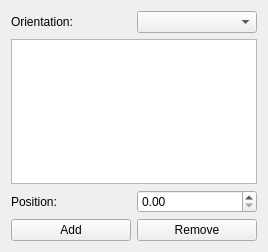
<ui version="4.0" >
 <class>GuidesToolOptionWidget</class>
 <widget class="QWidget" name="GuidesToolOptionWidget" >
  <property name="geometry" >
   <rect>
    <x>0</x>
    <y>0</y>
    <width>268</width>
    <height>252</height>
   </rect>
  </property>
  <layout class="QGridLayout" name="gridLayout" >
   <item row="0" column="0" >
    <widget class="QLabel" name="label" >
     <property name="text" >
      <string>Orientation:</string>
     </property>
    </widget>
   </item>
   <item row="0" column="1" >
    <widget class="QComboBox" name="orientation" />
   </item>
   <item row="1" column="0" colspan="2" >
    <widget class="QListWidget" name="positionList" />
   </item>
   <item row="2" column="0" >
    <widget class="QLabel" name="label_2" >
     <property name="text" >
      <string>Position:</string>
     </property>
    </widget>
   </item>
   <item row="2" column="1" >
    <widget class="KoUnitDoubleSpinBox" name="position" />
   </item>
   <item row="3" column="0" >
    <widget class="QPushButton" name="addButton" >
     <property name="text" >
      <string>Add</string>
     </property>
    </widget>
   </item>
   <item row="3" column="1" >
    <widget class="QPushButton" name="removeButton" >
     <property name="text" >
      <string>Remove</string>
     </property>
    </widget>
   </item>
  </layout>
 </widget>
 <customwidgets>
  <customwidget>
   <class>KoUnitDoubleSpinBox</class>
   <extends>QDoubleSpinBox</extends>
   <header location="global" >KoUnitDoubleSpinBox.h</header>
  </customwidget>
 </customwidgets>
 <resources/>
 <connections/>
</ui>
